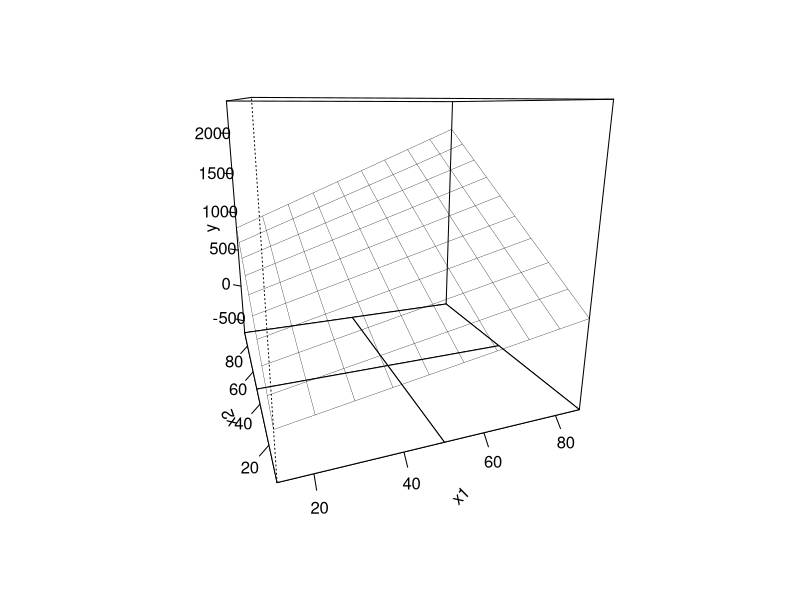
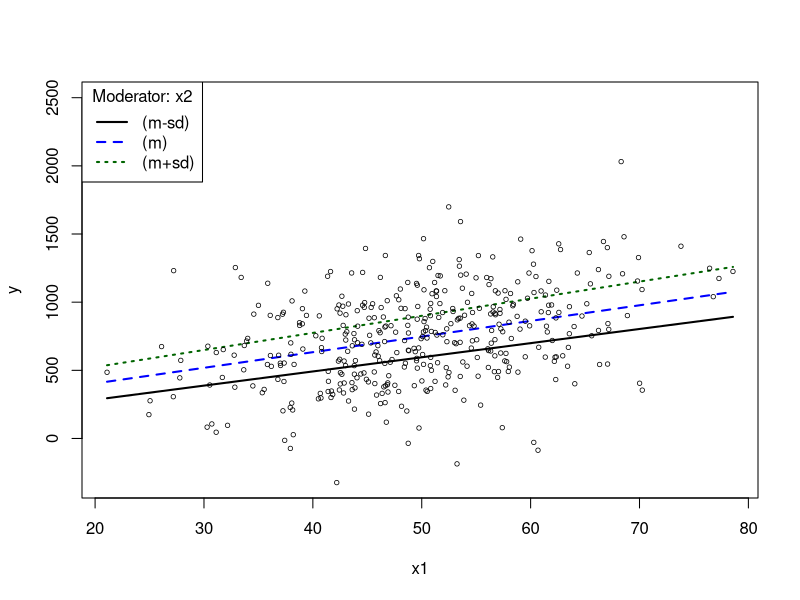

Reproduce these figures in R, in order. (Note: this script raises an error after producing the figures.)
### R code from vignette source '/home/pauljohn/tmp/lyxtmp/lyx_tmpdir.XM6128/lyx_tmpbuf0/Interaction-Continuous-1-lecture.Rnw'
### Encoding: UTF-8

###################################################
### code chunk number 1: Interaction-Continuous-1-lecture.Rnw:26-27
###################################################
  if(exists(".orig.enc")) options(encoding = .orig.enc)


###################################################
### code chunk number 2: Interaction-Continuous-1-lecture.Rnw:87-88
###################################################
dir.create("plots", showWarnings=T)


###################################################
### code chunk number 3: Roptions
###################################################
options(width=165, prompt="> ", continue="+  ")
options(useFancyQuotes = FALSE) 
set.seed(75645)
op <- par() 
pjmar <- c(5.1, 5.1, 1.5, 2.1) 
#pjmar <- par("mar")
options(SweaveHooks=list(fig=function() par(mar=pjmar, ps=12)))
pdf.options(onefile=F,family="Times",pointsize=12)


###################################################
### code chunk number 4: example10
###################################################
library(rockchalk)
set.seed(123412)
dat <- genCorrelatedData(N=400, rho=.1, stde=300, beta=c(2,-0.1,0.1,0.3))
m1 <- lm(y ~ x1*x2, data=dat)
fit1 <- plotPlane(m1, plotx1="x1", plotx2="x2", plotPoints=F, drawArrows=F, ticktype="detailed", theta=-20, npp=10, x1floor = 3, x2floor = 3)


###################################################
### code chunk number 5: demo10
###################################################
m1ps <- plotSlopes(m1, plotx="x1", modx="x2", modxVals = "std.dev")
plot(testSlopes(m1ps))


###################################################
### code chunk number 6: persp10
###################################################
x1 <- seq(0, 10, length=50)
x2 <- seq(-20, 30, length=50)
yfn <- function(x1,x2) 2 + 0.5 * x1 + 0.2 * x2 + 0.03 * x1 *x2
y <- outer(x1, x2, yfn)
matr <- persp(x=x1, y=x2, z=y, xlab="x1", ylab="x2", zlab="y")


###################################################
### code chunk number 7: persp20
###################################################
plot(x1, y=plotSeq(range(y), length(x1)), type="n", ylab="y")
intr <- function(x) 2 + 0.2 *x
sloper <- function(x) 0.5 + 0.03*x
abline(a=intr(-20), b=sloper(-20), lty=1, lwd=2)
abline(a=intr(-10), b=sloper(-10), lty=2, lwd=2)
abline(a=intr(10), b=sloper(10), lty=3, lwd=2)
abline(a=intr(20), b=sloper(20), lty=4, lwd=2)
legend("topleft",c("x2=-20", "x2=-10", "x2=10", "x2=20"), lty=c(1,2,3,4), lwd=2)


###################################################
### code chunk number 8: persp22
###################################################
matr <- persp(x=x1, y=x2, z=y, xlab="x1", ylab="x2", zlab="y")
for(j in c(1,11,31,41)){
lines(trans3d(x1, x2[j], y[,j], pmat=matr), col="yellow", lwd=3)
}


###################################################
### code chunk number 9: jn10
###################################################
m1ps <- plotSlopes(m1, plotx="x1", modx="x2")


###################################################
### code chunk number 10: jn11a
###################################################
m1ps <- plotSlopes(m1, plotx="x1", modx="x2", modxVals = "std.dev", n = 2, interval = "conf")


###################################################
### code chunk number 11: jn11b
###################################################
m1ps2 <- plotSlopes(m1, plotx="x1", modx="x2", interval = "conf", modxVals = round(range(dat$x2, na.rm=TRUE), 2))


###################################################
### code chunk number 12: jn20
###################################################
m1psts <- testSlopes(m1ps)


###################################################
### code chunk number 13: jn40
###################################################
plot(m1psts)


###################################################
### code chunk number 14: jn50
###################################################
dat2a <- genCorrelatedData(N=400, rho=.1, stde=300, means =c(50,0), beta=c(2, -2.4, 0.1, 0.44))
m2a <- lm(y ~ x1*x2, data=dat2a)


###################################################
### code chunk number 15: jn50a
###################################################
m2aps <- plotSlopes(m2a, plotx="x1", modx="x2")


###################################################
### code chunk number 16: jn50b
###################################################
m2app <- plotPlane(m2a, plotx1="x1", plotx2="x2", npp = 7, llwd = .5, plwd = 0.7, pcex = 0.75, pcol = gray(.6))


###################################################
### code chunk number 17: jn50c
###################################################
m2app <- plotPlane(m2a, plotx1="x1", plotx2="x2", npp = 7, llwd = .5, plwd = 0.7, pcex = 0.75, pcol = gray(.6))
addLines(from = m2aps, to = m2app)


###################################################
### code chunk number 18: jn50d
###################################################
m2apsts <- testSlopes(m2aps)
plot(m2apsts)


###################################################
### code chunk number 19: jn51
###################################################
dat2b <- genCorrelatedData(N=400, rho=.1, stde=300, beta=c(2, 0, 0.3, 0.05), means = c(50,0), sds = c(10, 40))
m2b <- lm(y ~ x1*x2, data=dat2b)
m2bps <- plotSlopes(m2b, plotx="x1", modx="x2")
plot(testSlopes(m2bps))


###################################################
### code chunk number 20: reg11
###################################################
dat <- genCorrelatedData(N=400, rho=.1, stde=250, beta=c(2,0.1,-0.1,0.5))
m1 <- lm(y ~ x1 + x2, data=dat)
fit1 <- plotPlane(m1, plotx1="x1", plotx2="x2", ticktype="detailed")


###################################################
### code chunk number 21: reg15
###################################################
summary(m1)


###################################################
### code chunk number 22: reg15b
###################################################
outreg(m1)


###################################################
### code chunk number 23: reg25
###################################################
m2 <- lm(y ~ x1*x2, data=dat)
summary(m2)


###################################################
### code chunk number 24: reg20
###################################################
fit1 <- plotPlane(m2, plotx1="x1", plotx2="x2", ticktype="detailed")


###################################################
### code chunk number 25: reg25b
###################################################
outreg(m2, tight=T)


###################################################
### code chunk number 26: reg30
###################################################
dat$x1c <- dat$x1 - mean(dat$x1, na.rm = TRUE)
dat$x2c <- dat$x2 - mean(dat$x2, na.rm = TRUE)
m3 <- lm(y ~ x1c * x2c, data=dat)


###################################################
### code chunk number 27: reg31
###################################################
m2centered <- meanCenter(m2)
summary(m2centered)


###################################################
### code chunk number 28: reg31b
###################################################
fit1 <- plotPlane(m2centered, plotx1="x1c", plotx2="x2c", ticktype="detailed")


###################################################
### code chunk number 29: Interaction-Continuous-1-lecture.Rnw:1068-1070 (eval = FALSE)
###################################################
## m2centered <- meanCenter(m2)
## summary(m2centered)
## fit1 <- plotPlane(m2centered, plotx1="x1c", plotx2="x2c", ticktype="detailed")


###################################################
### code chunk number 30: reg35
###################################################
outreg(m2centered)


###################################################
### code chunk number 31: reg40
###################################################
outreg(list(m2, m2centered), tight=F, modelLabels=c("Not Centered", "Centered"))


###################################################
### code chunk number 32: reg50
###################################################
pfit2 <- fitted(m2)
pfit3 <- fitted(m2centered)
plot(pfit2, pfit3, xlab="Predicted from Uncentered Model", ylab="Predicted from Centered Model")


###################################################
### code chunk number 33: reg60
###################################################
bs <- coef(m2)
yhatmean <- bs[1] + bs[2] * mean(dat$x1) + bs[3] * mean(dat$x2) + bs[4]*mean(dat$x1)*mean(dat$x2)
yhatmean


###################################################
### code chunk number 34: reg70
###################################################
partialx1 <- bs[2] + bs[4] * mean(dat$x2)
partialx1


###################################################
### code chunk number 35: reg80
###################################################
V <- vcov(m2)
varsum <- V[2,2]+mean(dat$x2)^2*V[4,4]+2*mean(dat$x2)*V[2,4]
varsum
sqrt(varsum)
